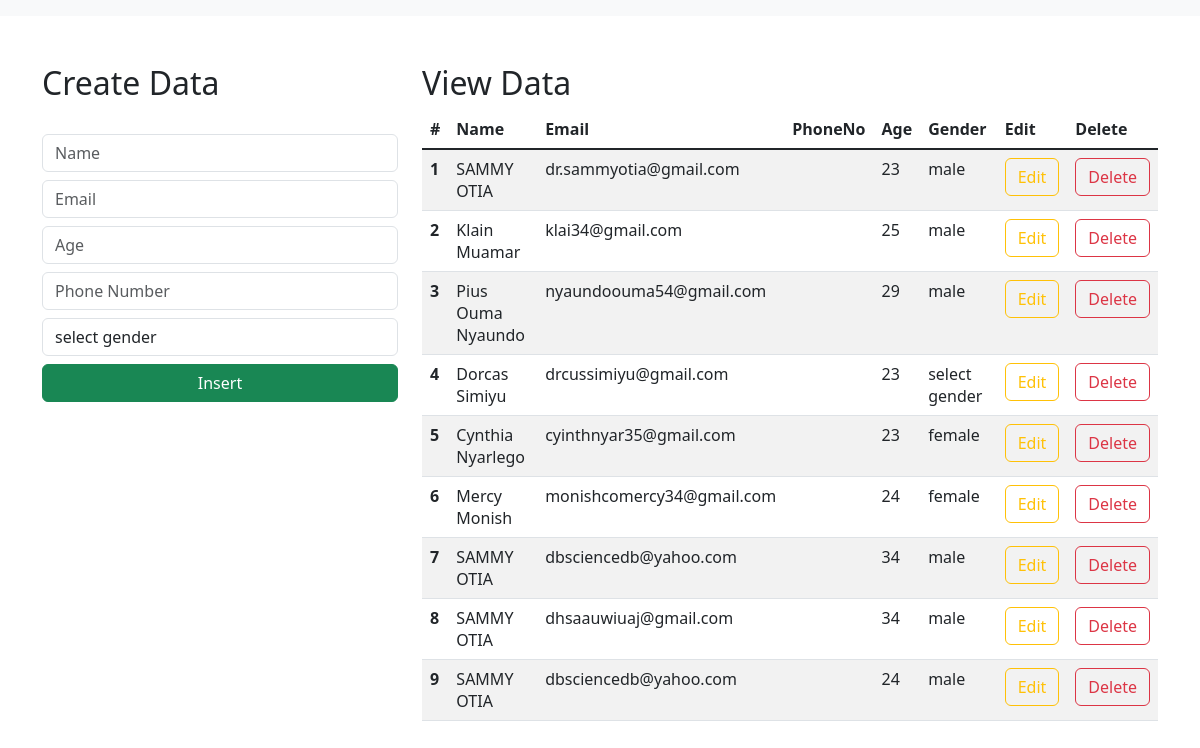
The page / on the database its author committed.
### djangoCRUD/models.py (models this page shows)
class Student(models.Model):
    name = models.CharField(max_length=30, blank=False, null=False)
    email = models.EmailField()
    age = models.IntegerField()
    gender = models.CharField(max_length=30, blank=False, null=False)

### djangoCRUD/views.py (the view)
# urls.py: 2. Add a URL to urlpatterns:  path('', Home.as_view(), name='home')
def Home(request):
    data = Student.objects.all()
    context = {"data": data}
    return render(request, 'index.html', context)

### templates/index.html (shortened to what this page needs)
<html lang="en">
    <link href="https://cdn.jsdelivr.net/npm/bootstrap@5.3.0-alpha1/dist/css/bootstrap.min.css" rel="stylesheet">
  <head>
  </head>
  <body>
    <nav class="navbar navbar-expand-lg bg-body-tertiary">
      </nav>
      <div class="container mt-5">
        <div class="row">
            <div class="col-md-4">
                <h2>Create Data</h2>
                <br>
                <form action="/insert" method="post">
                    <div class="form-group">
                        <input type="text" class="form-control" placeholder="Name" name="name" required>
                    </div>
                    <div class="form-group">
                        <input type="email" class="form-control  mt-2" placeholder="Email" name="email" required>
                    </div>
                    <div class="form-group">
                        <input type="number" class="form-control  mt-2" placeholder="Age" name="age" required>
                        <div class="form-group">
                        <input type="number" class="form-control  mt-2" placeholder="Phone Number" name="Phone Number" required>
                    </div>
                    </div>
                    <div class="form-group mt-2">
                        <select id="gender" name="gender" class="form-control" required>
                            <option selected>select gender</option>
                        </select>
                    </div>
                    <div class="d-grid gap-2">
                        <button class="btn btn-success mt-2" type="submit">Insert</button>
                    </div>
                </form>
            </div>
            <div class="col-md-8">
                <h2>View Data</h2>
                <table class="table table-striped table-hover">
                    <thead>
                      <tr>
                        <th scope="col">#</th>
                        <th scope="col">Name</th>
                        <th scope="col">Email</th>
                        <th scope="col">PhoneNo</th>
                        <th scope="col">Age</th>
                        <th scope="col">Gender</th>
                        <th scope="col">Edit</th>
                        <th scope="col">Delete</th>
                      </tr>
                    </thead>
                    <tbody class="table-group-divider">
                    {% for d in data %}
                      <tr>
                        <th scope="row">{{d.id}}</th>
                        <td>{{d.name}}</td>
                        <td>{{d.email}}</td>
                        <td>{{ d.PhoneNo}}</td>
                        <td>{{d.age}}</td>
                        <td>{{d.gender}}</td>
                        <td><a href="/update/{{d.id}}" type="button" class="btn btn-outline-warning">Edit</a></td>
                        <td><a href="/delete/{{d.id}}" type="button" class="btn btn-outline-danger">Delete</a></td>
                      </tr>
                    {% endfor %}
                    </tbody>
                  </table>
            </div>
        </div>
      </div>
  </body>
</html>

### rows shown on the page
Student: id "1", name "SAMMY OTIA", email "dr.sammyotia@gmail.com", age "23", gender "male"
Student: id "2", name "Klain Muamar", email "klai34@gmail.com", age "25", gender "male"
Student: id "3", name "Pius Ouma Nyaundo", email "nyaundoouma54@gmail.com", age "29", gender "male"
Student: id "4", name "Dorcas Simiyu", email "drcussimiyu@gmail.com", age "23", gender "select gender"
Student: id "5", name "Cynthia Nyarlego", email "cyinthnyar35@gmail.com", age "23", gender "female"
Student: id "6", name "Mercy Monish", email "monishcomercy34@gmail.com", age "24", gender "female"
Student: id "7", name "SAMMY OTIA", email "dbsciencedb@yahoo.com", age "34", gender "male"
Student: id "8", name "SAMMY OTIA", email "dhsaauwiuaj@gmail.com", age "34", gender "male"
Student: id "9", name "SAMMY OTIA", email "dbsciencedb@yahoo.com", age "24", gender "male"
